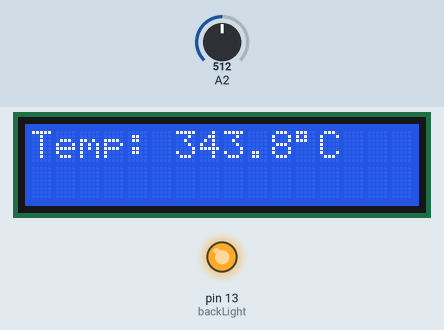
Recording of a sketch running on a simulated Arduino Uno, built with avr-gcc and run on an emulated ATmega328P. Shown: 16×2 character LCD, output pins drawn as LEDs (lit = HIGH). The test bench sets the inputs (shaded band); at power-on: A2 = 512. What the sketch prints to the serial monitor is not drawn.

Above: at 5.7 s.

The sketch:

LM60_HD44780.ino
```cpp
#include <LiquidCrystal.h>

/* LiquidCrystal display with:
 LCD 4 (RS) to arduino pin 12
 LCD 5 (R/W) to ground (non-existent pin 14 okay?)
 LCD 6 (E) to arduino pin 11
 d4, d5, d6, d7 on arduino pins 7, 8, 9, 10
 */
LiquidCrystal lcd(12, 14, 11, 7, 6, 5, 4);

int backLight = 13;
int count = 0;

void setup() {
  delay(500);
  Serial.begin(9600);
  pinMode(backLight, OUTPUT);
  digitalWrite(backLight, HIGH); // turn backlight on. Replace 'HIGH' with 'LOW' to turn it off.
  lcd.begin(16,2);              // columns, rows.  use 16,2 for a 16x2 LCD, etc.
  lcd.clear();                  // start with a blank screen
}

void loop()
{
  float temp0 = getTemp(getVolts(A2));
  count++;
  Serial.print(" === TESTING LCD - count >");
  Serial.print( count );
  Serial.println("< ===");
  delay(5000);
  lcd.setCursor(0,0);           // set cursor to column 0, row 0 (the first row)
  lcd.print("Temp: ");    // change this text to whatever you like. keep it clean.
  lcd.setCursor(6,0);           // set cursor to column 0, row 1
  lcd.print(temp0, 1);   // The int (1) tells the print to only use 1 palce after the decimal.
  lcd.setCursor(11,0);
  lcd.write(0xDF);
  lcd.setCursor(12,0);
  lcd.print("C");

}

float getVolts(int pinIn)
{
  int inputValue = 0;
  int bigT = 0, smallT = 0;

  for (int i = 0; i < 20; i++)
  {
    inputValue = analogRead(pinIn);
    bigT += inputValue;
    delay(1);
  }

  smallT = bigT / 20;

  float mV;
  mV = ((float)(smallT) * 1030 / 1024);
  mV = (mV - 0.5);
  mV = mV * 5;
  //  volts = (((float)smallT / 1024) * 5000);

  Serial.print("Input Value: ") ;
  Serial.print(smallT);
  Serial.print(" | Voltage: ") ;
  Serial.print(mV);
  return mV;

}

float getTemp(float volts)
{
  //float temp = (volts - 0.5) / 0.01;
  float temp = (volts - 424) / 6.25;
  Serial.print(" | Temperature: ");
  Serial.print(temp);
  Serial.println(" 'C");
  return temp;
}
```
